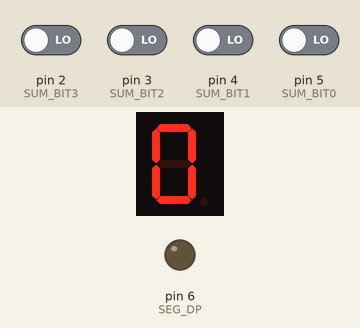
Bench run of a sketch on a simulated Arduino Uno, built with avr-gcc and run on an emulated ATmega328P. On the bench: 1-digit seven-segment display, output pins drawn as LEDs (lit = HIGH). Wiring (inferred from the names in the program): 1-digit 7-segment display, segments lit when HIGH: segments pin 7, pin 8, pin 9, pin 10, pin 11, pin 12, pin 13. The test bench sets the inputs (shaded band); at power-on: pin 2 (SUM_BIT3), pin 3 (SUM_BIT2), pin 4 (SUM_BIT1), pin 5 (SUM_BIT0) LOW. The segment pins are drawn as the display they are named for; pins used as bus, display or sensor lines are not drawn; what the sketch prints to the serial monitor is not drawn.

Above: at 1.2 s.
1.3 s: pin 3 (SUM_BIT2) driven HIGH
At 2.1 s:
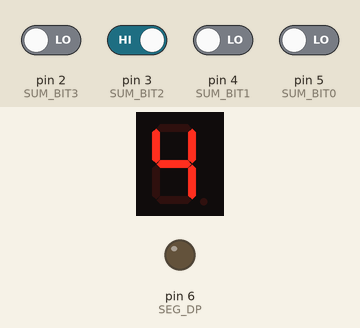
2.8 s: pin 2 (SUM_BIT3) driven HIGH
At 3.2 s:
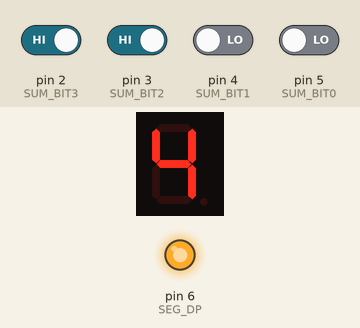
4.3 s: pin 4 (SUM_BIT1) driven HIGH
At 5.5 s:
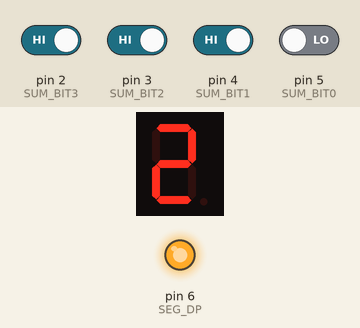
5.8 s: pin 5 (SUM_BIT0) driven HIGH
At 6.8 s:
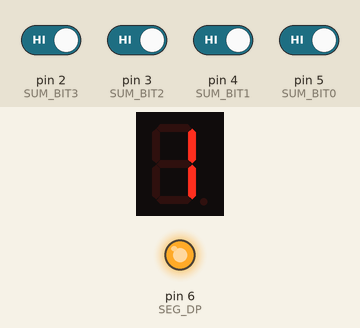
7.3 s: pin 2 (SUM_BIT3) driven LOW
At 7.8 s:
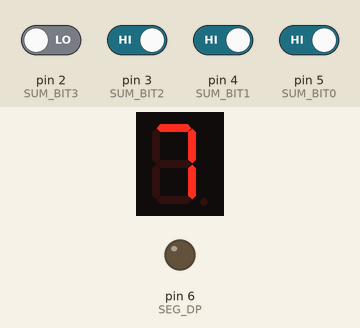
8.8 s: pin 3 (SUM_BIT2) driven LOW
At 10.2 s:
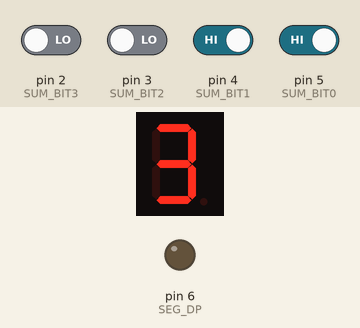
Timing chart, 0 to 11.3 s (numbered marks = the images above; inputs shaded):
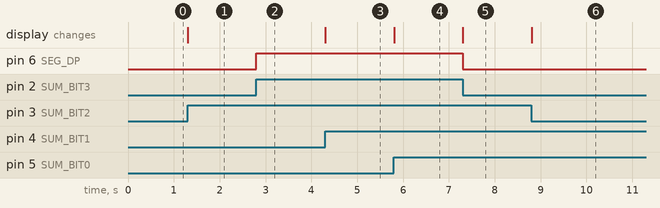

The sketch:

3bit_adder_7segment.ino
```cpp
// Positive results are displayed normally; for negative results the decimal point lights up as a minus-sign indicator.

// Arduino input pins connected to the adder's output (carry + sum bits)
const int SUM_BIT3 = 2;  // carry bit (MSB / sign bit in two's complement)
const int SUM_BIT2 = 3;  // 2^2 = 4
const int SUM_BIT1 = 4;  // 2^1 = 2
const int SUM_BIT0 = 5;  // 2^0 = 1  (LSB)

// Arduino output pins for the 7-segment display (common cathode)
const int SEG_A = 7;
const int SEG_B = 8;
const int SEG_C = 9;
const int SEG_D = 10;
const int SEG_E = 11;
const int SEG_F = 12;
const int SEG_G = 13;
const int SEG_DP = 6;  // decimal point used as minus-sign indicator

const int SEG_PINS[] = { SEG_A, SEG_B, SEG_C, SEG_D, SEG_E, SEG_F, SEG_G };

// Segment patterns for 0–7 (bit6=a, bit5=b, …, bit0=g; 1 = segment ON)
const byte DIGIT_PATTERNS[] = {
  0b1111110, // 0: a b c d e f
  0b0110000, // 1:   b c
  0b1101101, // 2: a b   d e   g
  0b1111001, // 3: a b c d     g
  0b0110011, // 4:   b c     f g
  0b1011011, // 5: a   c d   f g
  0b1011111, // 6: a   c d e f g
  0b1110000, // 7: a b c
};

void setup() {
  pinMode(SUM_BIT3, INPUT);
  pinMode(SUM_BIT2, INPUT);
  pinMode(SUM_BIT1, INPUT);
  pinMode(SUM_BIT0, INPUT);

  for (int i = 0; i < 7; i++) {
    pinMode(SEG_PINS[i], OUTPUT);
  }
  pinMode(SEG_DP, OUTPUT);

  Serial.begin(9600);
}

// Interprets 4 input bits as a two's-complement signed integer (–8 … +7)
int readSum() {
  int b3 = digitalRead(SUM_BIT3);
  int b2 = digitalRead(SUM_BIT2);
  int b1 = digitalRead(SUM_BIT1);
  int b0 = digitalRead(SUM_BIT0);
  return (-8 * b3) + (4 * b2) + (2 * b1) + b0;
}

void showDigit(int n) {
  int absVal = (n < 0) ? -n : n;
  if (absVal > 7) return;
  byte pattern = DIGIT_PATTERNS[absVal];
  for (int i = 0; i < 7; i++) {
    digitalWrite(SEG_PINS[i], (pattern >> (6 - i)) & 1);
  }
  // decimal point acts as minus sign for negative results
  digitalWrite(SEG_DP, n < 0 ? HIGH : LOW);
}

void loop() {
  int val = readSum();
  showDigit(val);
  Serial.println(val);
}
```

Measured:
- after the input at 1.3 s, the display: changes at once (image 1)
- after the input at 2.8 s, pin 6 (SEG_DP): LOW → HIGH at once
- after the input at 4.3 s, the display: changes at once (image 3)
- after the input at 5.8 s, the display: changes at once (image 4)
- after the input at 7.3 s, pin 6 (SEG_DP): HIGH → LOW at once; the display: changes at once (image 5)
- after the input at 8.8 s, the display: changes at once (image 6)
